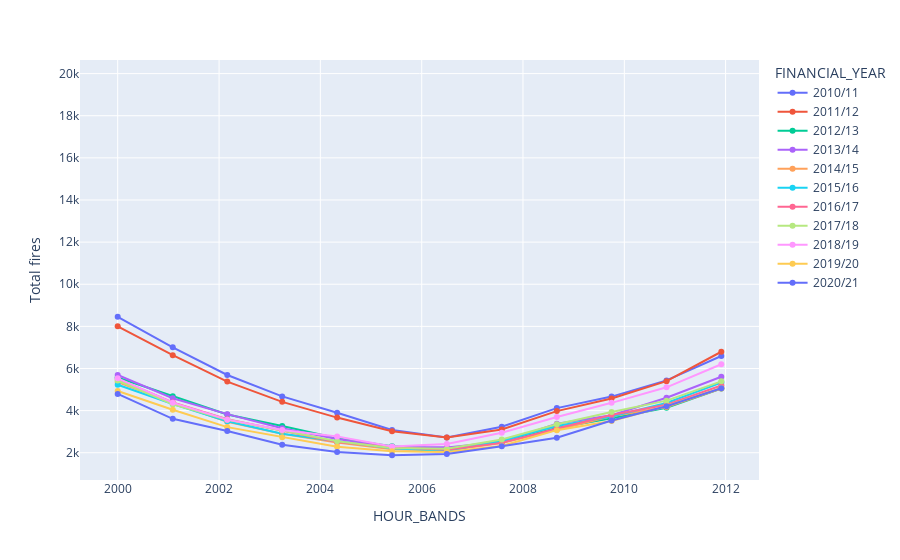

The code cell stored with this chart in its notebook:
### Code cell
px.line(data,x='HOUR_BANDS',y='Total fires',color='FINANCIAL_YEAR',markers=True)

### Figure 1 — Plotly figure (JSON) as saved in the notebook; plotly's stock layout.template omitted (floating-point values rounded to 4 significant figures)
{"data": [{"hovertemplate": "FINANCIAL_YEAR=2010/11<br>HOUR_BANDS=%{x}<br>Total fires=%{y}<extra></extra>", "legendgroup": "2010/11", "line": {"color": "#636efa", "dash": "solid"}, "marker": {"symbol": "circle"}, "mode": "lines+markers", "name": "2010/11", "orientation": "v", "showlegend": true, "type": "scatter", "x": ["00-01", "01-02", "02-03", "03-04", "04-05", "05-06", "06-07", "07-08", "08-09", "09-10", "10-11", "11-12", "12-13", "13-14", "14-15", "15-16", "16-17", "17-18", "18-19", "19-20", "20-21", "21-22", "22-23", "23-00"], "xaxis": "x", "y": [8453, 7003, 5691, 4675, 3902, 3077, 2728, 3234, 4119, 4666, 5433, 6592, 8064, 9223, 10293, 12278, 14358, 16808, 18766, 19471, 19383, 16750, 13213, 10232], "yaxis": "y"}, {"hovertemplate": "FINANCIAL_YEAR=2011/12<br>HOUR_BANDS=%{x}<br>Total fires=%{y}<extra></extra>", "legendgroup": "2011/12", "line": {"color": "#EF553B", "dash": "solid"}, "marker": {"symbol": "circle"}, "mode": "lines+markers", "name": "2011/12", "orientation": "v", "showlegend": true, "type": "scatter", "x": ["00-01", "01-02", "02-03", "03-04", "04-05", "05-06", "06-07", "07-08", "08-09", "09-10", "10-11", "11-12", "12-13", "13-14", "14-15", "15-16", "16-17", "17-18", "18-19", "19-20", "20-21", "21-22", "22-23", "23-00"], "xaxis": "x", "y": [8000, 6632, 5378, 4416, 3669, 3021, 2728, 3102, 3976, 4573, 5398, 6795, 8250, 9333, 10670, 12403, 14686, 17073, 18467, 19123, 18495, 15666, 12357, 9726], "yaxis": "y"}, {"hovertemplate": "FINANCIAL_YEAR=2012/13<br>HOUR_BANDS=%{x}<br>Total fires=%{y}<extra></extra>", "legendgroup": "2012/13", "line": {"color": "#00cc96", "dash": "solid"}, "marker": {"symbol": "circle"}, "mode": "lines+markers", "name": "2012/13", "orientation": "v", "showlegend": true, "type": "scatter", "x": ["00-01", "01-02", "02-03", "03-04", "04-05", "05-06", "06-07", "07-08", "08-09", "09-10", "10-11", "11-12", "12-13", "13-14", "14-15", "15-16", "16-17", "17-18", "18-19", "19-20", "20-21", "21-22", "22-23", "23-00"], "xaxis": "x", "y": [5569, 4678, 3816, 3267, 2694, 2304, 2180, 2505, 3179, 3635, 4138, 5048, 5932, 6745, 6967, 8200, 9770, 11169, 12301, 12454, 12059, 10617, 8574, 6661], "yaxis": "y"}, {"hovertemplate": "FINANCIAL_YEAR=2013/14<br>HOUR_BANDS=%{x}<br>Total fires=%{y}<extra></extra>", "legendgroup": "2013/14", "line": {"color": "#ab63fa", "dash": "solid"}, "marker": {"symbol": "circle"}, "mode": "lines+markers", "name": "2013/14", "orientation": "v", "showlegend": true, "type": "scatter", "x": ["00-01", "01-02", "02-03", "03-04", "04-05", "05-06", "06-07", "07-08", "08-09", "09-10", "10-11", "11-12", "12-13", "13-14", "14-15", "15-16", "16-17", "17-18", "18-19", "19-20", "20-21", "21-22", "22-23", "23-00"], "xaxis": "x", "y": [5693, 4590, 3832, 3166, 2649, 2278, 2255, 2517, 3376, 3784, 4610, 5610, 6814, 7455, 8382, 9673, 11281, 12934, 13883, 14271, 14044, 11788, 9277, 7193], "yaxis": "y"}, {"hovertemplate": "FINANCIAL_YEAR=2014/15<br>HOUR_BANDS=%{x}<br>Total fires=%{y}<extra></extra>", "legendgroup": "2014/15", "line": {"color": "#FFA15A", "dash": "solid"}, "marker": {"symbol": "circle"}, "mode": "lines+markers", "name": "2014/15", "orientation": "v", "showlegend": true, "type": "scatter", "x": ["00-01", "01-02", "02-03", "03-04", "04-05", "05-06", "06-07", "07-08", "08-09", "09-10", "10-11", "11-12", "12-13", "13-14", "14-15", "15-16", "16-17", "17-18", "18-19", "19-20", "20-21", "21-22", "22-23", "23-00"], "xaxis": "x", "y": [5354, 4370, 3475, 2895, 2485, 2166, 2108, 2457, 3089, 3737, 4169, 5052, 6007, 6743, 7380, 8472, 10047, 11665, 12840, 12964, 12287, 10583, 8311, 6409], "yaxis": "y"}, {"hovertemplate": "FINANCIAL_YEAR=2015/16<br>HOUR_BANDS=%{x}<br>Total fires=%{y}<extra></extra>", "legendgroup": "2015/16", "line": {"color": "#19d3f3", "dash": "solid"}, "marker": {"symbol": "circle"}, "mode": "lines+markers", "name": "2015/16", "orientation": "v", "showlegend": true, "type": "scatter", "x": ["00-01", "01-02", "02-03", "03-04", "04-05", "05-06", "06-07", "07-08", "08-09", "09-10", "10-11", "11-12", "12-13", "13-14", "14-15", "15-16", "16-17", "17-18", "18-19", "19-20", "20-21", "21-22", "22-23", "23-00"], "xaxis": "x", "y": [5227, 4312, 3494, 2906, 2547, 2219, 2088, 2572, 3271, 3723, 4359, 5330, 6348, 7180, 7681, 9031, 10549, 12295, 13522, 13831, 13197, 11437, 8620, 6537], "yaxis": "y"}, {"hovertemplate": "FINANCIAL_YEAR=2016/17<br>HOUR_BANDS=%{x}<br>Total fires=%{y}<extra></extra>", "legendgroup": "2016/17", "line": {"color": "#FF6692", "dash": "solid"}, "marker": {"symbol": "circle"}, "mode": "lines+markers", "name": "2016/17", "orientation": "v", "showlegend": true, "type": "scatter", "x": ["00-01", "01-02", "02-03", "03-04", "04-05", "05-06", "06-07", "07-08", "08-09", "09-10", "10-11", "11-12", "12-13", "13-14", "14-15", "15-16", "16-17", "17-18", "18-19", "19-20", "20-21", "21-22", "22-23", "23-00"], "xaxis": "x", "y": [5507, 4388, 3590, 3043, 2510, 2261, 2137, 2468, 3155, 3789, 4281, 5193, 6373, 7143, 7682, 8965, 10616, 12194, 13399, 13866, 13272, 11134, 8504, 6578], "yaxis": "y"}, {"hovertemplate": "FINANCIAL_YEAR=2017/18<br>HOUR_BANDS=%{x}<br>Total fires=%{y}<extra></extra>", "legendgroup": "2017/18", "line": {"color": "#B6E880", "dash": "solid"}, "marker": {"symbol": "circle"}, "mode": "lines+markers", "name": "2017/18", "orientation": "v", "showlegend": true, "type": "scatter", "x": ["00-01", "01-02", "02-03", "03-04", "04-05", "05-06", "06-07", "07-08", "08-09", "09-10", "10-11", "11-12", "12-13", "13-14", "14-15", "15-16", "16-17", "17-18", "18-19", "19-20", "20-21", "21-22", "22-23", "23-00"], "xaxis": "x", "y": [5429, 4301, 3563, 3049, 2548, 2223, 2186, 2628, 3354, 3937, 4474, 5390, 6351, 7164, 8079, 9391, 10767, 12987, 14213, 14756, 13773, 11476, 8586, 6730], "yaxis": "y"}, {"hovertemplate": "FINANCIAL_YEAR=2018/19<br>HOUR_BANDS=%{x}<br>Total fires=%{y}<extra></extra>", "legendgroup": "2018/19", "line": {"color": "#FF97FF", "dash": "solid"}, "marker": {"symbol": "circle"}, "mode": "lines+markers", "name": "2018/19", "orientation": "v", "showlegend": true, "type": "scatter", "x": ["00-01", "01-02", "02-03", "03-04", "04-05", "05-06", "06-07", "07-08", "08-09", "09-10", "10-11", "11-12", "12-13", "13-14", "14-15", "15-16", "16-17", "17-18", "18-19", "19-20", "20-21", "21-22", "22-23", "23-00"], "xaxis": "x", "y": [5531, 4379, 3571, 3083, 2766, 2301, 2417, 2953, 3697, 4369, 5106, 6202, 7405, 8342, 9532, 10857, 12495, 14429, 15497, 15555, 14154, 12215, 9179, 6898], "yaxis": "y"}, {"hovertemplate": "FINANCIAL_YEAR=2019/20<br>HOUR_BANDS=%{x}<br>Total fires=%{y}<extra></extra>", "legendgroup": "2019/20", "line": {"color": "#FECB52", "dash": "solid"}, "marker": {"symbol": "circle"}, "mode": "lines+markers", "name": "2019/20", "orientation": "v", "showlegend": true, "type": "scatter", "x": ["00-01", "01-02", "02-03", "03-04", "04-05", "05-06", "06-07", "07-08", "08-09", "09-10", "10-11", "11-12", "12-13", "13-14", "14-15", "15-16", "16-17", "17-18", "18-19", "19-20", "20-21", "21-22", "22-23", "23-00"], "xaxis": "x", "y": [4930, 4044, 3216, 2736, 2288, 2065, 2033, 2324, 3073, 3503, 4223, 5072, 6107, 6853, 7743, 8958, 10194, 11949, 13273, 13118, 12513, 10336, 7645, 5984], "yaxis": "y"}, {"hovertemplate": "FINANCIAL_YEAR=2020/21<br>HOUR_BANDS=%{x}<br>Total fires=%{y}<extra></extra>", "legendgroup": "2020/21", "line": {"color": "#636efa", "dash": "solid"}, "marker": {"symbol": "circle"}, "mode": "lines+markers", "name": "2020/21", "orientation": "v", "showlegend": true, "type": "scatter", "x": ["00-01", "01-02", "02-03", "03-04", "04-05", "05-06", "06-07", "07-08", "08-09", "09-10", "10-11", "11-12", "12-13", "13-14", "14-15", "15-16", "16-17", "17-18", "18-19", "19-20", "20-21", "21-22", "22-23", "23-00"], "xaxis": "x", "y": [4792, 3612, 3034, 2380, 2039, 1881, 1946, 2305, 2712, 3531, 4205, 5061, 5920, 6887, 7683, 8740, 10200, 11858, 12672, 12805, 12256, 10372, 8194, 6001], "yaxis": "y"}], "layout": {"legend": {"title": {"text": "FINANCIAL_YEAR"}, "tracegroupgap": 0}, "margin": {"t": 60}, "xaxis": {"anchor": "y", "domain": [0, 1], "title": {"text": "HOUR_BANDS"}}, "yaxis": {"anchor": "x", "domain": [0, 1], "title": {"text": "Total fires"}}}}
